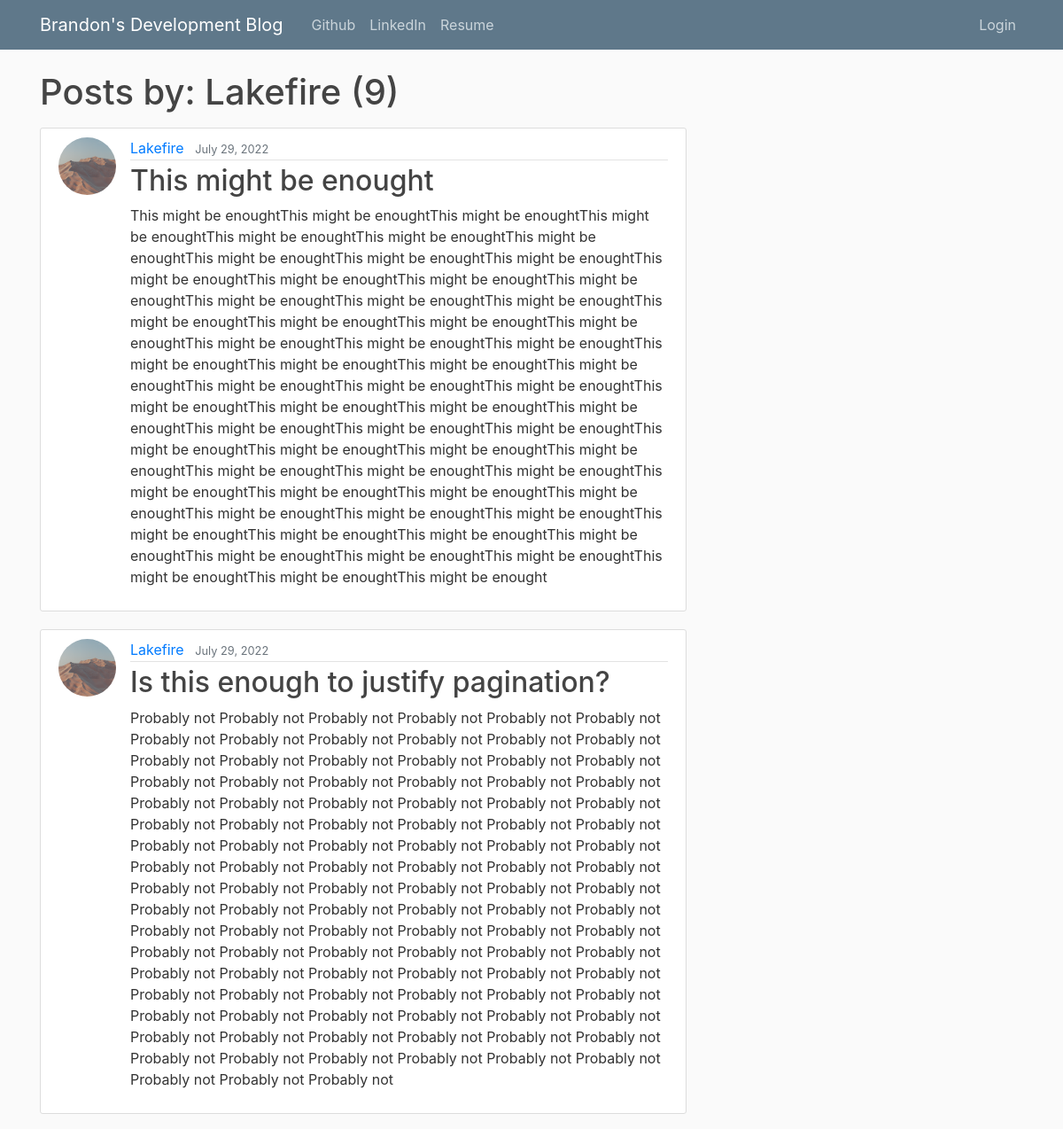
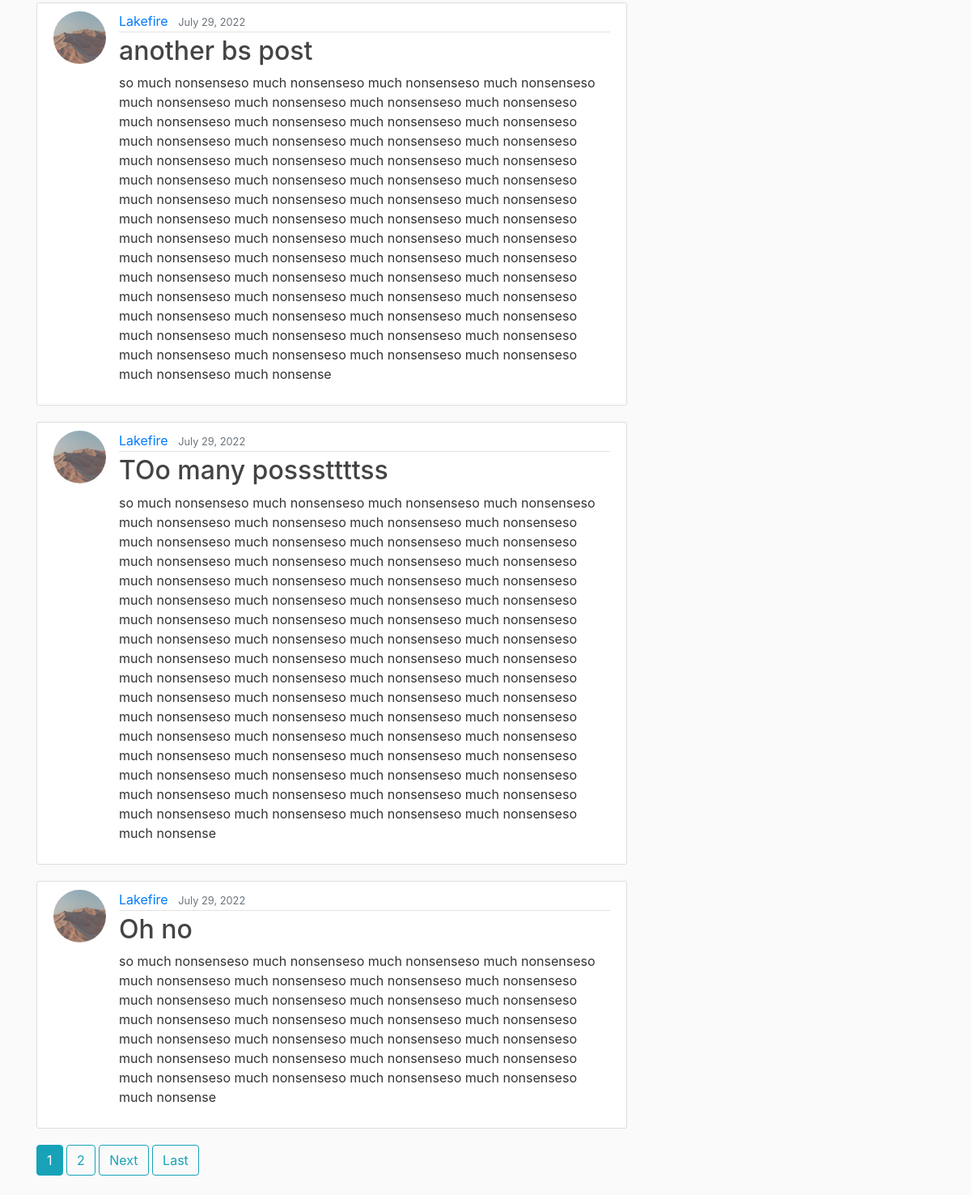
Page /user/Lakefire/ on the earlier database version (2 pictures, top to bottom).
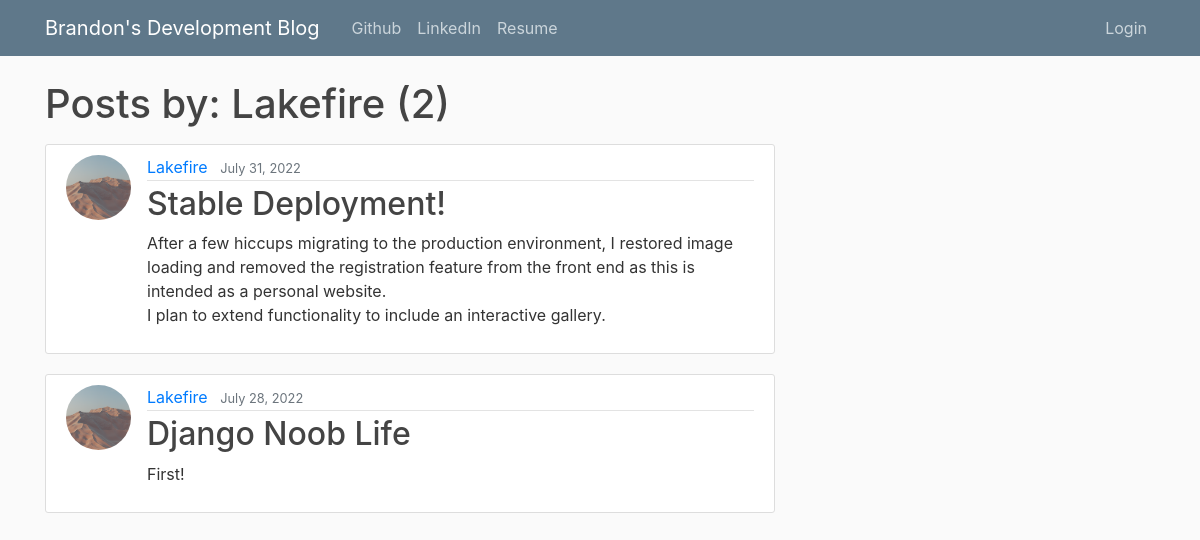
Same page on the later database version.
### blog/models.py (models this page shows, shortened)
class Post(models.Model):
    title = models.CharField(max_length=100)
    content = models.TextField()
    date_posted = models.DateTimeField(
        default=timezone.now
    )  # Uses current time from timezone
    author = models.ForeignKey(User, on_delete=models.CASCADE)

### users/models.py (models this page shows, shortened)
class Profile(models.Model):
    user = models.OneToOneField(User, on_delete=models.CASCADE)
    image = models.ImageField(default="default.jpg", upload_to="profile_pics")

### blog/views.py (the view)
# urls.py: path("user/<str:username>/", UserPostListView.as_view(), name="user-posts"),
class UserPostListView(ListView):
    model = Post
    template_name = "blog/user_posts.html"  # <app>/<model>_<viewtype>.html
    context_object_name = "posts"
    paginate_by = 5
    def get_queryset(self):
        user = get_object_or_404(User, username=self.kwargs.get("username"))
        return Post.objects.filter(author=user).order_by("-date_posted")

### blog/templates/blog/user_posts.html (shortened to what this page needs)
{% extends 'blog/base.html' %}
{% block content %}
    <h1 class="mb-3">Posts by: {{ view.kwargs.username }} ({{ page_obj.paginator.count}})</h1>
    {% for post in posts %}
        <article class="media content-section">
            <img class="rounded-circle article-img" src="{{ post.author.profile.image.url }}">
            <div class="media-body">
                <div class="article-metadata">
                    <a class="mr-2" href="{% url 'user-posts' post.author.username %}">{{ post.author }}</a>
                    <small class="text-muted">{{ post.date_posted|date:"F d, Y" }}</small>
                </div>
                <h2><a class="article-title" href="{% url 'post-detail' post.id%}">{{ post.title }}</a></h2>
                <p class="article-content">{{ post.content }}</p>
            </div>
        </article>
    {% endfor %}
    {% if is_paginated %}
        {% for num in page_obj.paginator.page_range %}
            {% if page_obj.number == num %}
                <a class="btn btn-info mb-4" href="?page={{ num }}">{{ num }}</a>
            {% elif num > page_obj.number|add:'-3' and num < page_obj.number|add:'3' %}
                <a class="btn btn-outline-info mb-4" href="?page={{ num }}">{{ num }}</a>
            {% endif %}
        {% endfor %}
        {% if page_obj.has_next %}
            <a class="btn btn-outline-info mb-4" href="?page={{ page_obj.next_page_number }}">Next</a>
            <a class="btn btn-outline-info mb-4" href="?page={{ page_obj.paginator.num_pages }}">Last</a>
        {% endif %}
    {% endif %}
{% endblock content %}

Differences in the rows shown:
removed Post: author.profile.image (picture), author "Lakefire", date_posted "July 29, 2022", title "This might be enought", content "This might be enoughtThis might be enoughtThis might be enoughtThis might be enoughtThis might be enoughtThis might be enoughtThis might be enoughtThis might be enoughtThis might be enoughtThis might be enoughtThis might be enoughtThis might be enoughtThis might be enoughtThis might be enoughtThis might be enoughtThis might be enoughtThis might be enoughtThis might be enoughtThis might be enoughtThis might be enoughtThis might be enoughtThis might be enoughtThis might be enoughtThis might be enoughtThis might be enoughtThis might be enoughtThis might be enoughtThis might be enoughtThis might be enoughtThis might be enoughtThis might be enoughtThis might be enoughtThis might be enoughtThis…"
removed Post: author.profile.image (picture), author "Lakefire", date_posted "July 29, 2022", title "Is this enough to justify pagination?", content "Probably not Probably not Probably not Probably not Probably not Probably not Probably not Probably not Probably not Probably not Probably not Probably not Probably not Probably not Probably not Probably not Probably not Probably not Probably not Probably not Probably not Probably not Probably not Probably not Probably not Probably not Probably not Probably not Probably not Probably not Probably not Probably not Probably not Probably not Probably not Probably not Probably not Probably not Probably not Probably not Probably not Probably not Probably not Probably not Probably not Probably not Probably not Probably not Probably not Probably not Probably not Probably not Probably not Probably…"
removed Post: author.profile.image (picture), author "Lakefire", date_posted "July 29, 2022", title "another bs post", content "so much nonsenseso much nonsenseso much nonsenseso much nonsenseso much nonsenseso much nonsenseso much nonsenseso much nonsenseso much nonsenseso much nonsenseso much nonsenseso much nonsenseso much nonsenseso much nonsenseso much nonsenseso much nonsenseso much nonsenseso much nonsenseso much nonsenseso much nonsenseso much nonsenseso much nonsenseso much nonsenseso much nonsenseso much nonsenseso much nonsenseso much nonsenseso much nonsenseso much nonsenseso much nonsenseso much nonsenseso much nonsenseso much nonsenseso much nonsenseso much nonsenseso much nonsenseso much nonsenseso much nonsenseso much nonsenseso much nonsenseso much nonsenseso much nonsenseso much nonsenseso much…"
removed Post: author.profile.image (picture), author "Lakefire", date_posted "July 29, 2022", title "TOo many posssttttss", content "so much nonsenseso much nonsenseso much nonsenseso much nonsenseso much nonsenseso much nonsenseso much nonsenseso much nonsenseso much nonsenseso much nonsenseso much nonsenseso much nonsenseso much nonsenseso much nonsenseso much nonsenseso much nonsenseso much nonsenseso much nonsenseso much nonsenseso much nonsenseso much nonsenseso much nonsenseso much nonsenseso much nonsenseso much nonsenseso much nonsenseso much nonsenseso much nonsenseso much nonsenseso much nonsenseso much nonsenseso much nonsenseso much nonsenseso much nonsenseso much nonsenseso much nonsenseso much nonsenseso much nonsenseso much nonsenseso much nonsenseso much nonsenseso much nonsenseso much nonsenseso much…"
removed Post: author.profile.image (picture), author "Lakefire", date_posted "July 29, 2022", title "Oh no", content "so much nonsenseso much nonsenseso much nonsenseso much nonsenseso much nonsenseso much nonsenseso much nonsenseso much nonsenseso much nonsenseso much nonsenseso much nonsenseso much nonsenseso much nonsenseso much nonsenseso much nonsenseso much nonsenseso much nonsenseso much nonsenseso much nonsenseso much nonsenseso much nonsenseso much nonsenseso much nonsenseso much nonsenseso much nonsenseso much nonsenseso much nonsenseso much nonsenseso much nonsense"
added Post: author.profile.image (picture), author "Lakefire", date_posted "July 31, 2022", title "Stable Deployment!", content "After a few hiccups migrating to the production environment, I restored image loading and removed the registration feature from the front end as this is intended as a personal website. I plan to extend functionality to include an interactive gallery."
now on this page (row unchanged): Post: author.profile.image (picture), author "Lakefire", date_posted "July 28, 2022", title "Django Noob Life", content "First!"
Other differences:
{{ page_obj.paginator.count }}: "9" → "2"
list line gone: "1"
list line gone: "2"
text no longer shown: "Next Last"
